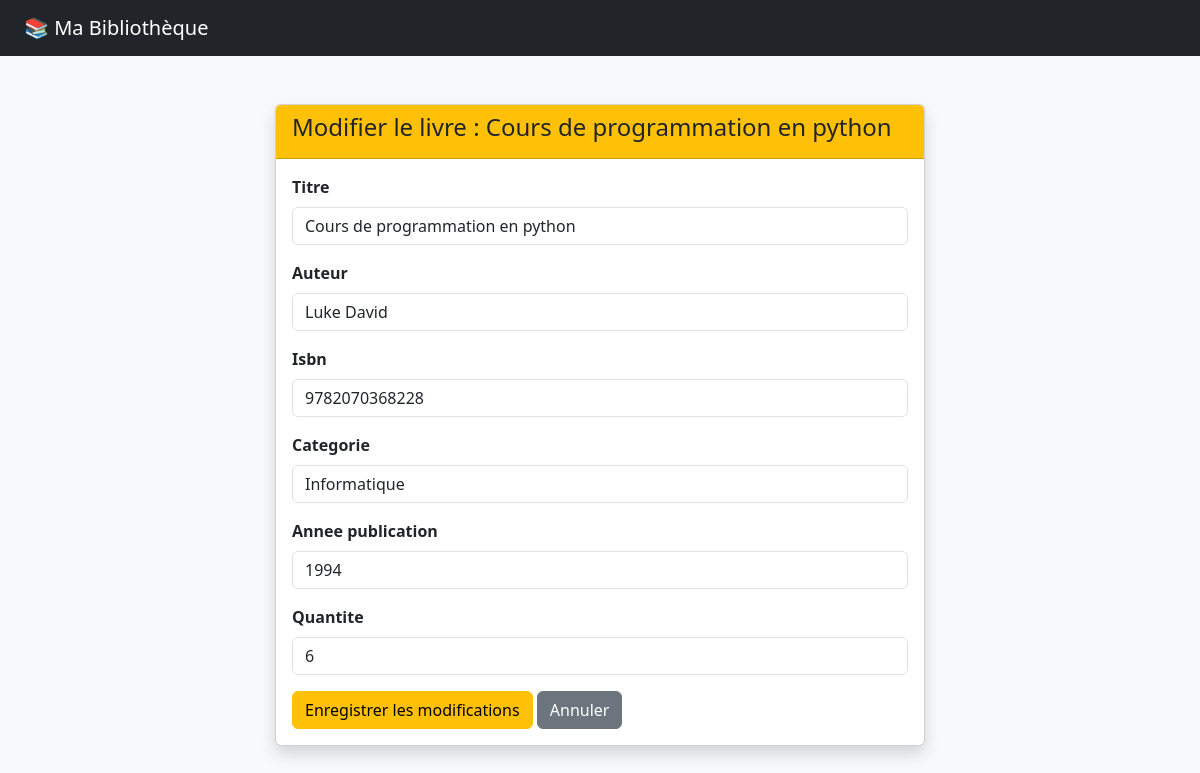
The app's page /modifier/1/ (signed in) with its own data.
### livres/models.py (models this page shows, shortened)
class Livre(models.Model):
    titre = models.CharField(max_length=200)
    auteur = models.CharField(max_length=150)
    isbn = models.CharField(max_length=20, unique=True)
    categorie = models.CharField(max_length=100)
    annee_publication = models.IntegerField()
    quantite = models.IntegerField(default=1)
    disponible = models.BooleanField(default=True)

### livres/views.py (the view)
# urls.py: path('modifier/<int:id>/', views.modifier_livre, name='modifier_livre'),
@login_required
def modifier_livre(request, id):
    livre = get_object_or_404(Livre, id=id)
    if request.method == 'POST':
        form = LivreForm(request.POST, instance=livre)
        if form.is_valid():
            form.save()
            return redirect('liste_livres')
    else:
        form = LivreForm(instance=livre)
    return render(request, 'livres/modifier.html', {'form': form, 'livre': livre})

### livres/forms.py
class LivreForm(forms.ModelForm):
    class Meta:
        model = Livre
        fields = [
            'titre',
            'auteur',
            'isbn',
            'categorie',
            'annee_publication',
            'quantite'
        ]
        widgets = {
            'titre': forms.TextInput(attrs={
                'class': 'form-control'
            }),
            'auteur': forms.TextInput(attrs={
                'class': 'form-control'
            }),
            'isbn': forms.TextInput(attrs={
                'class': 'form-control'
            }),
            'categorie': forms.TextInput(attrs={
                'class': 'form-control'
            }),
            'annee_publication': forms.NumberInput(attrs={
                'class': 'form-control'
            }),
            'quantite': forms.NumberInput(attrs={
                'class': 'form-control',
                'min': 0
            }),
        }

### templates/livres/modifier.html (shortened to what this page needs)
<!DOCTYPE html>
<html lang="fr">
<head>
    <link href="https://cdn.jsdelivr.net/npm/bootstrap@5.3.3/dist/css/bootstrap.min.css"
          rel="stylesheet">
</head>
<body class="bg-light">
<nav class="navbar navbar-dark bg-dark px-4">
    <a class="navbar-brand" href="/">
        📚 Ma Bibliothèque
    </a>
</nav>
<div class="container mt-5">
    <div class="card shadow mx-auto" style="max-width: 650px">
        <div class="card-header bg-warning">
            <h4>Modifier le livre : {{ livre.titre }}</h4>
        </div>
        <div class="card-body">
            <form method="POST">
                {% for field in form %}
                    <div class="mb-3">
                        <label class="form-label fw-bold">
                            {{ field.label }}
                        </label>
                        {{ field }}
                    </div>
                {% endfor %}
                <button type="submit" class="btn btn-warning">
                    Enregistrer les modifications
                </button>
                <a href="{% url 'liste_livres' %}"
                   class="btn btn-secondary">
                    Annuler
                </a>
            </form>
        </div>
    </div>
</div>
</body>
</html>

### records on screen
Livre: titre "Cours de programmation en python", form "Cours de programmation en python" "Luke David" "9782070368228" "Informatique" "1994" "6"

### other values on screen
{{ field.label }} "Titre" "Auteur" "Isbn" "Categorie" "Annee publication" "Quantite"
